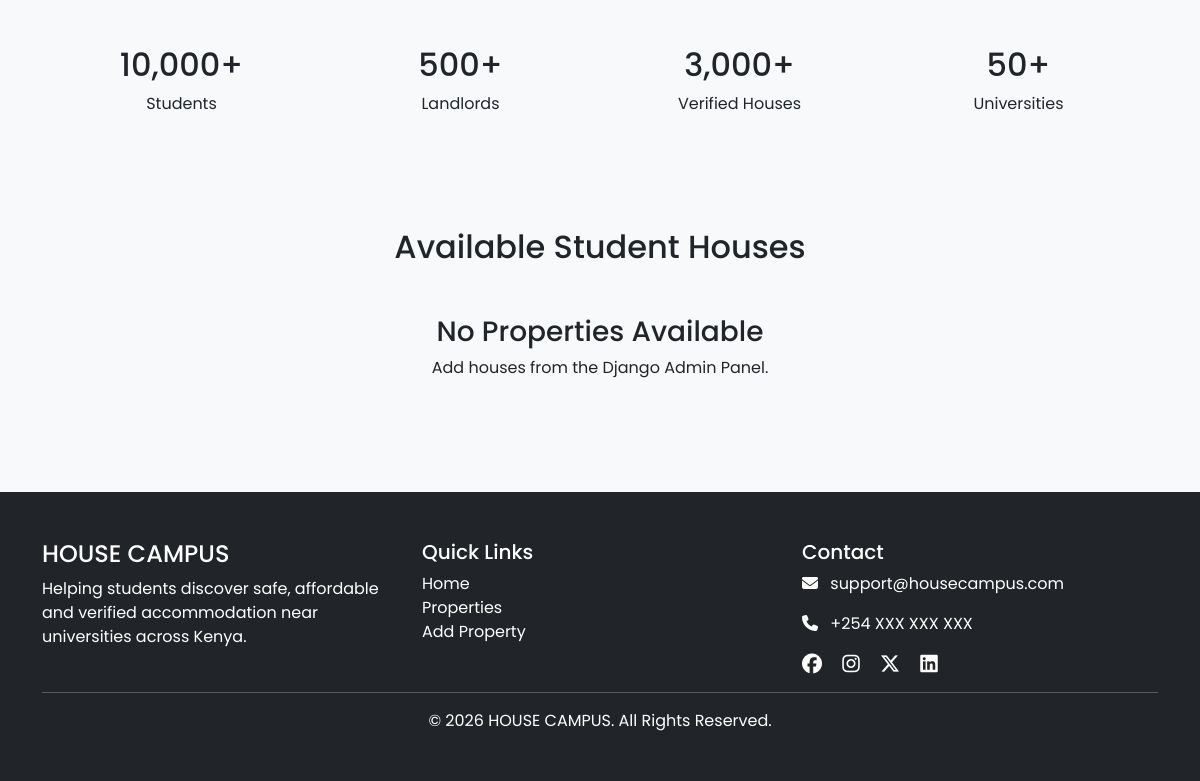
/accounts/ (lower part), run on an earlier commit of the app's database.
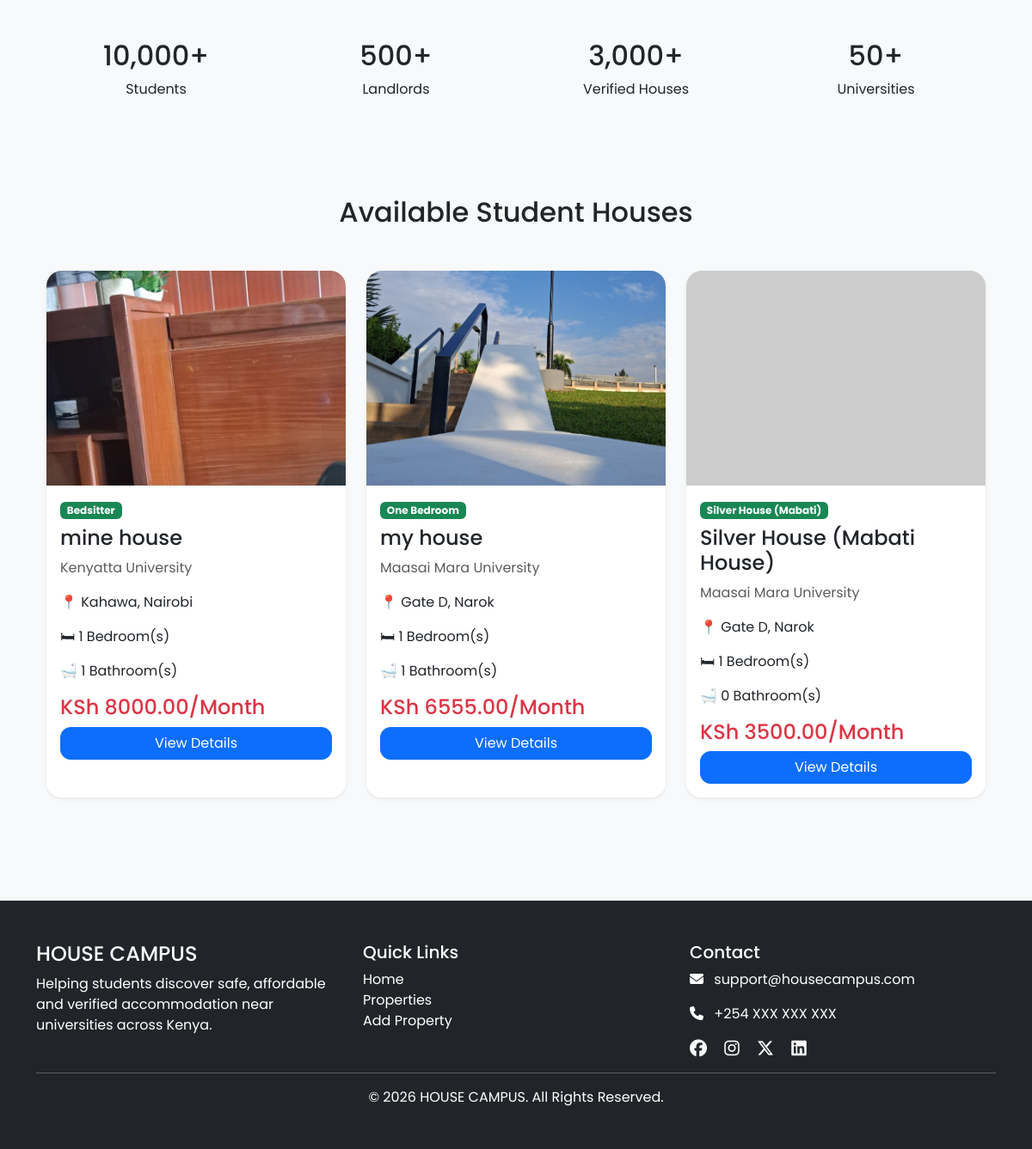
And on a later commit of the database.
### properties/models.py (models this page shows, shortened)
class Property(models.Model):
    HOUSE_TYPES = [
        ("Bedsitter", "Bedsitter"),
        ("Silver House (Mabati)", "Silver House (Mabati)"),
        ("Hostel", "Hostel"),
        ("One Bedroom", "One Bedroom"),
        ("Two Bedroom", "Two Bedroom"),
        ("Shared Room", "Shared Room"),
        ("Self Contained", "Self Contained"),
    ]
    landlord = models.ForeignKey(
        settings.AUTH_USER_MODEL,
        on_delete=models.CASCADE,
        related_name="properties",
        null=True,
        blank=True,
    )
    title = models.CharField(max_length=200)
    house_type = models.CharField(
        max_length=50,
        choices=HOUSE_TYPES,
    )
    university = models.CharField(max_length=150)
    county = models.CharField(max_length=100)
    town = models.CharField(max_length=100)
    price = models.DecimalField(
        max_digits=10,
        decimal_places=2,
    )
    bedrooms = models.PositiveIntegerField(default=1)
    bathrooms = models.PositiveIntegerField(default=1)
    description = models.TextField()
    image = models.ImageField(
        upload_to="properties/",
        blank=True,
        null=True,
    )
    wifi = models.BooleanField(default=False)
    water = models.BooleanField(default=True)
    electricity = models.BooleanField(default=True)
    parking = models.BooleanField(default=False)
    distance_to_university = models.PositiveIntegerField(
        default=5,
        help_text="Distance to the university (minutes)",
    )
    available = models.BooleanField(default=True)
    created_at = models.DateTimeField(auto_now_add=True)
    class Meta:
        ordering = ["-created_at"]

### accounts/views.py (the view)
# urls.py: path("", views.home, name="home"),
def home(request):
    properties = Property.objects.filter(available=True)
    return render(
        request,
        "accounts/home.html",
        {
            "properties": properties,
        },
    )

### templates/accounts/home.html (shortened to what this page needs)
{% extends "base.html" %}
{% block content %}
<section class="py-5">
    <div class="container">
        <div class="row text-center">
            <div class="col-md-3">
                <h2>10,000+</h2>
                <p>Students</p>
            </div>
            <div class="col-md-3">
                <h2>500+</h2>
                <p>Landlords</p>
            </div>
            <div class="col-md-3">
                <h2>3,000+</h2>
                <p>Verified Houses</p>
            </div>
            <div class="col-md-3">
                <h2>50+</h2>
                <p>Universities</p>
            </div>
        </div>
    </div>
</section>
<section class="py-5 bg-light">
    <div class="container">
        <h2 class="text-center mb-5">
            Available Student Houses
        </h2>
        <div class="row">
            {% for property in properties %}
            <div class="col-lg-4 mb-4">
                <div class="card shadow-sm h-100">
                    {% if property.image %}
                    <img src="{{ property.image.url }}" class="card-img-top"
                      style="height:250px;object-fit:cover;">
                    {% else %}
                    <img src="https://picsum.photos/600/400?random={{ property.id }}"
                      class="card-img-top" style="height:250px;object-fit:cover;">
                    {% endif %}
                    <div class="card-body">
                        <span class="badge bg-success mb-2">
                            {{ property.house_type }}
                        </span>
                        <h4>{{ property.title }}</h4>
                        <p class="text-muted">
                            {{ property.university }}
                        </p>
                        <p>
                            📍 {{ property.town }}, {{ property.county }}
                        </p>
                        <p>
                            🛏 {{ property.bedrooms }} Bedroom(s)
                        </p>
                        <p>
                            🛁 {{ property.bathrooms }} Bathroom(s)
                        </p>
                        <h4 class="text-danger">
                            KSh {{ property.price }}/Month
                        </h4>
                        <a href="{% url 'property_detail' property.id %}"
                          class="btn btn-primary w-100">
                            View Details
                        </a>
                    </div>
                </div>
            </div>
            {% empty %}
            <div class="col-12 text-center">
                <h3>No Properties Available</h3>
                <p>
                    Add houses from the Django Admin Panel.
                </p>
            </div>
            {% endfor %}
        </div>
    </div>
</section>
{% endblock %}

What changed in the data, as far as the page shows it:
added Property: image (picture), house_type "Bedsitter", title "mine house", university "Kenyatta University", town "Kahawa", county "Nairobi", bedrooms "1", bathrooms "1", price "8000.00"
added Property: image (picture), house_type "One Bedroom", title "my house", university "Maasai Mara University", town "Gate D", county "Narok", bedrooms "1", bathrooms "1", price "6555.00"
added Property: house_type "Silver House (Mabati)", title "Silver House (Mabati House)", university "Maasai Mara University", town "Gate D", county "Narok", bedrooms "1", bathrooms "0", price "3500.00"
Also different on the page:
text no longer shown: "No Properties Available Add houses from the Django Admin Panel."
